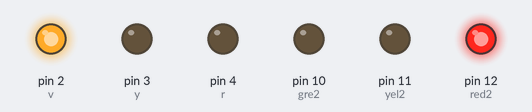
A sketch run on a simulated Arduino Uno, built with avr-gcc and run on an emulated ATmega328P. Shown: output pins drawn as LEDs (lit = HIGH).

Above: at 1.0 s.
At 3.0 s:
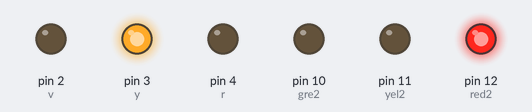
At 7.0 s:
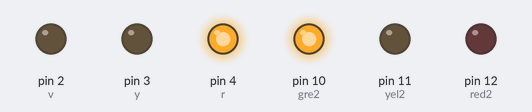
At 9.0 s:
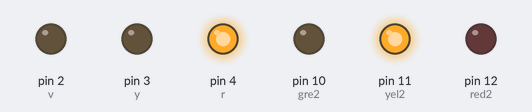
At 11.0 s:
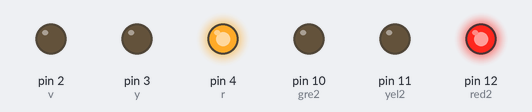
Timing chart, 0 to 15.6 s (numbered marks = the images above):
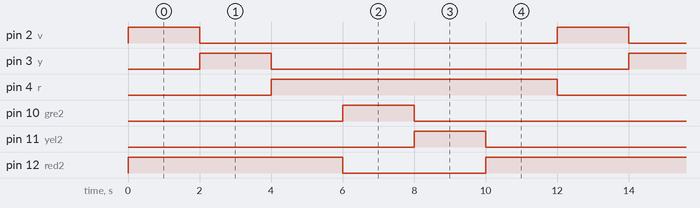

The sketch:

semaforo.ino
```cpp
void setup() {

  int red2 = 12;
  int yel2 = 11;
  int gre2 = 10;
  int r = 4;
  int y = 3;
  int v = 2;

  pinMode(r, OUTPUT); // LED vermelho
  pinMode(y, OUTPUT); // LED amarelo
  pinMode(v, OUTPUT); // LED verde
  pinMode(red2, OUTPUT);
  pinMode(yel2, OUTPUT);
  pinMode(gre2, OUTPUT);


}

void desligarTodos(int r, int y, int g) {
  digitalWrite(r, LOW);
  digitalWrite(y, LOW);
  digitalWrite(g, LOW);
}

void semaforo(int r, int y, int g) {
  desligarTodos(r, y, g);
  digitalWrite(g, HIGH);
  delay(2000);

  desligarTodos(r, y, g);
  digitalWrite(y, HIGH);
  delay(2000);

  desligarTodos(r, y, g);
  digitalWrite(r, HIGH);
  delay(2000);

  desligarTodos(r, y, g);
}

void stop(int r,int y,int g){
  digitalWrite(r, HIGH);
  digitalWrite(y, LOW);
  digitalWrite(g, LOW);
}


void loop() {
  int sema1 = true;
  int sema2 = !sema1;


  int red2 = 12;
  int yel2 = 11;
  int gre2 = 10;
  int r = 4;
  int y = 3;
  int g = 2;

  while(true){
    if(sema1){
      stop(red2,yel2,gre2);
      semaforo(r,y,g);
      sema1 = !sema1;
      sema2 = !sema2;
    }else{
      stop(r,y,g);
      semaforo(red2,yel2,gre2);
      sema1 = !sema1;
      sema2 = !sema2;
    }
  }
}
```

Measured:
- by itself, pin 2 (v), pin 3 (y), pin 10 (gre2), pin 11 (yel2): alternates HIGH for 2.0 s and LOW for 10.0 s
- by itself, pin 4 (r): alternates HIGH for 8.0 s and LOW for 4.0 s
- by itself, pin 12 (red2): repeats every 12.0 s: LOW 4.0 s, HIGH 8.0 s
